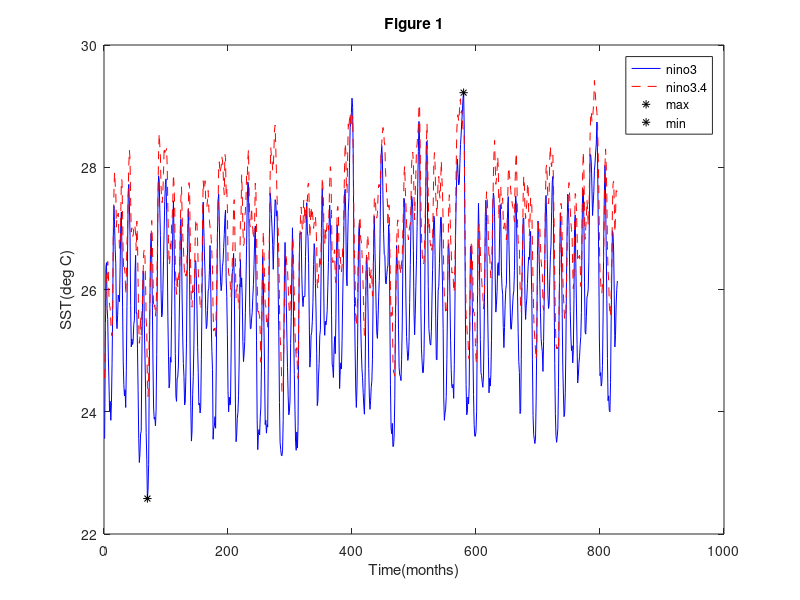

MATLAB code to generate this figure: (Note: this script raises an error after producing the figure.)
%1)load the data.txt file
load data.txt;
i=transpose(1:828);
nino_3=data(:,5);
nino3_4=data(:,9);

%2)plot nino3 vs.time vector
plot(i,nino_3,'Color','blue');
xlabel('Time(months)')
ylabel('SST(deg C)')
hold on
plot(i,nino3_4,'--','Color','red')
ylim([22,30])

[max_nino3,index_max_nino3]=max(nino_3);
[max_nino34,index_max_nino34]=max(nino3_4);
[min_nino3,index_min_nino3]=min(nino_3);
[min_nino34,index_min_nino34]=min(nino3_4);
range_nin03=max_nino3-min_nino3;
range_nin034=max_nino34-min_nino34;

%2)plot the max and min values for nino3
hold on
plot(index_max_nino3,max_nino3,'*','Color','black')
plot(index_min_nino3,min_nino3,'*','Color','black')
legend('nino3','nino3.4','max','min')
title('Figure 1')

% 3)compute a 2-panel plot of histogram of Nino3 using Matlab function
% histogram
figure
sgtitle('Figure 2')
subplot(2,1,1);
histogram(nino_3);
xlabel('Temperature(deg C)');
ylabel('Frequency');
subplot(2,1,2);
histogram(nino_3,28);
xlabel('Temperature(deg C)');
ylabel('Frequency');


%4)Create a scatter plot of Nino3.4(y-axis) vs Nino3(x-axis)
figure
scatter(nino_3,nino3_4);
axis([24 30 24 30])
xlabel('Nino3 Temperature');
ylabel('Nino 3.4 Temperature');
title('Figure 3');

%5) Create a one panel time series of SST anomalies
figure
nino_3_anom=data(:,6);
nino3_4_anom=data(:,10);
b1=plot(i,nino_3_anom,'Color','blue');
hold on
b2=plot(i,nino3_4_anom,'--','Color','red');
legend('nino3 anomalies','nino3.4 anomalies');
xlabel('Time(months)')
ylabel('Temperature(deg C)')
title('Figure 4');

%6) Create a one figure seasonal cycle from difference
figure
diff_nino3=nino_3-nino_3_anom;
diff_nino3_4=nino3_4-nino3_4_anom;
plot(i,diff_nino3,i,diff_nino3_4)
ylim([22,30])
xlabel('Time(months)')
ylabel(' difference SST(deg C)')
title('Figure 5');

%7)Create a map of the world using coastmap
figure
landscape();
coastmap([0 360 -60 60],40,'fill');
boxdraw([210,270,-5,5],'blue');
boxdraw([190,240,-5,5],'red','r--');
%legend('Nino 3','Nino 3.4')
title('Figure 6');
